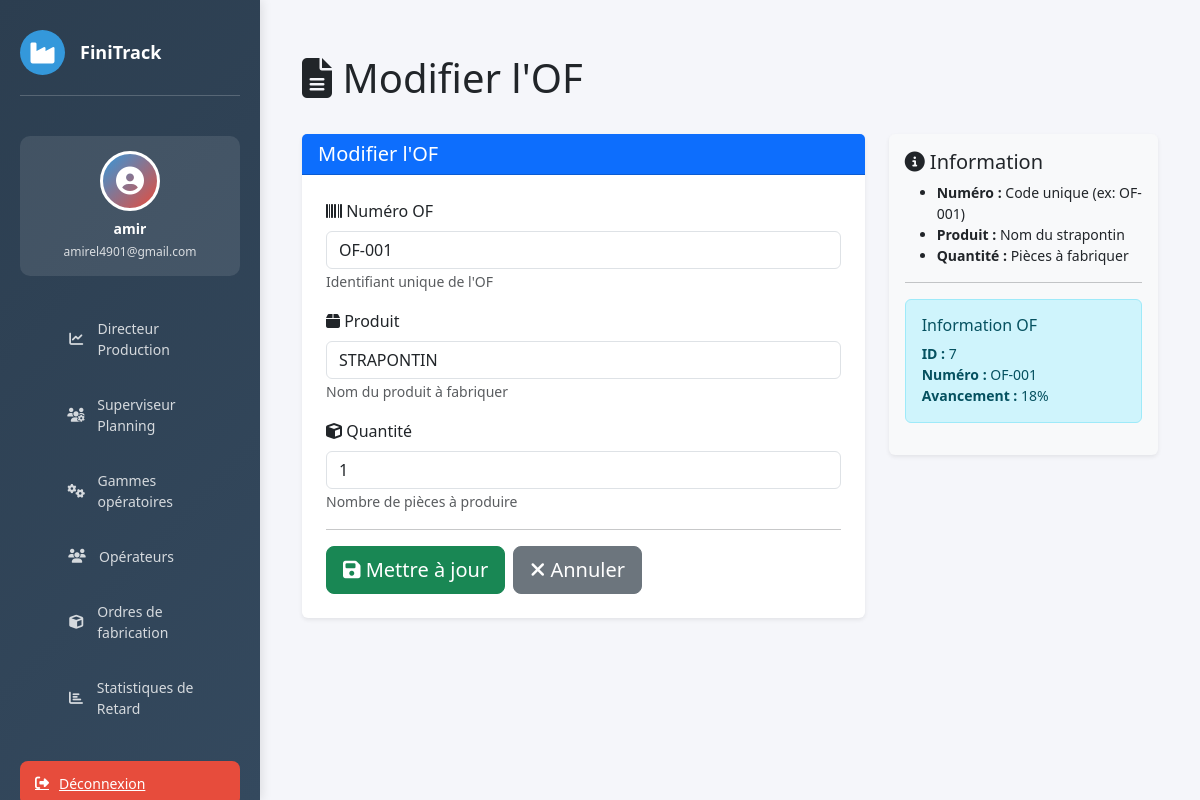
The app's page /of/7/modifier/ (signed in), older data.
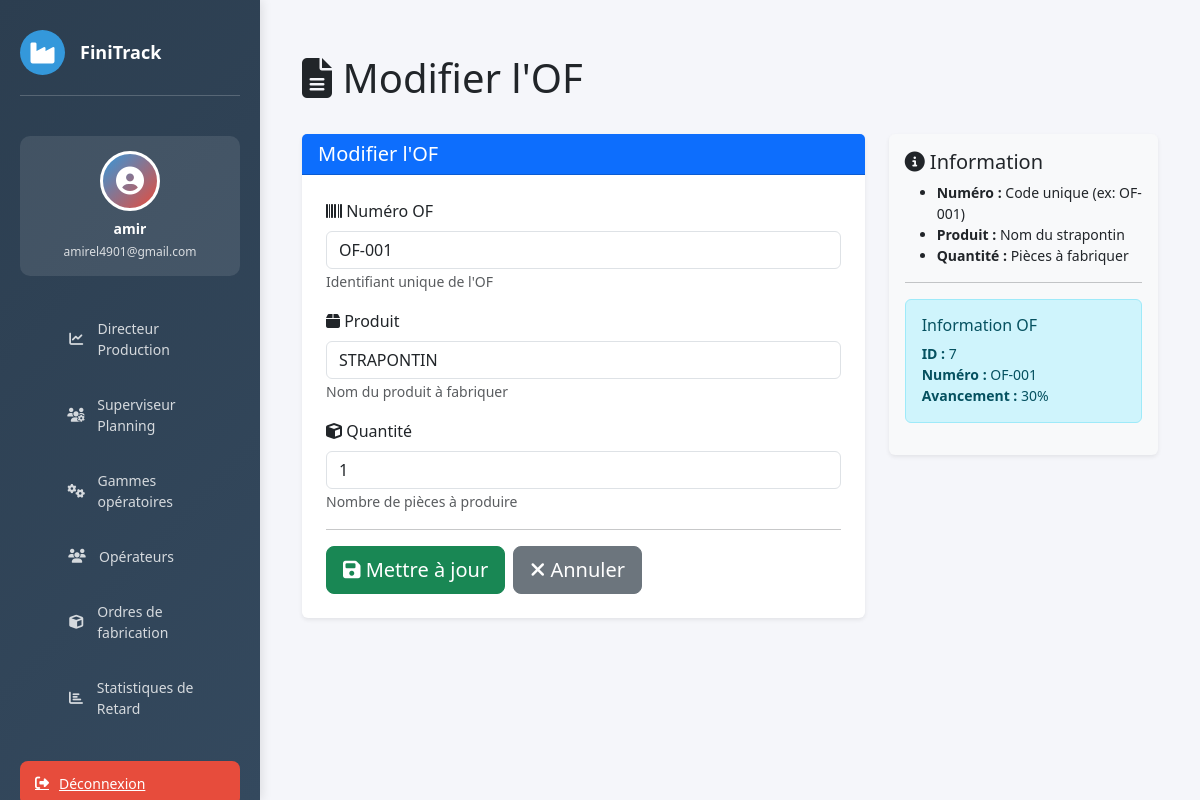
The same page, newer data.
### website/models.py (models this page shows, shortened)
class OrdreFabrication(models.Model):
    numero   = models.CharField(max_length=50, unique=True)
    produit  = models.CharField(max_length=200)
    quantite = models.PositiveIntegerField(default=1)
    @property
    def avancement(self):
        operations = self.operationof_set.all()
        total = operations.count()
        if total == 0:
            return 0
        terminees = 0
        for op in operations:
            if op.statut == 'termine':
                terminees += 1
        return round((terminees / total) * 100)

class OperationOF(models.Model):
    STATUT_CHOICES = [
        ('en_attente', 'En attente'),
        ('en_cours',   'En cours'),
        ('termine',    'Terminé'),
        ('bloque',     'Bloqué'),
    ]
    of              = models.ForeignKey(OrdreFabrication, on_delete=models.CASCADE)
    gamme_operation = models.ForeignKey(GammeOperation, on_delete=models.CASCADE)
    date_entree     = models.DateTimeField(null=True, blank=True, help_text="Date/heure d'ENTRÉE (saisie manuelle)")
    operateur       = models.ForeignKey(Operateur, null=True, blank=True, on_delete=models.SET_NULL)
    class Meta:
        ordering = ['gamme_operation__ordre']
        unique_together = ('of', 'gamme_operation')
    @property
    def date_sortie(self):
        if not self.date_entree:
            return None
        temps_minutes = float(self.gamme_operation.temps_alloue)
        return self.date_entree + timedelta(minutes=temps_minutes)
    @property
    def statut(self):
        from django.utils import timezone
        if not self.date_entree:
            return 'en_attente'
        maintenant = timezone.now()
        if self.date_sortie and maintenant >= self.date_sortie:
            return 'termine'
        return 'en_cours'

class GammeOperation(models.Model):
    nom           = models.CharField(max_length=200)
    temps_alloue  = models.DecimalField(max_digits=7, decimal_places=4, help_text="Durée en heures (ex: 1.005)")
    ordre         = models.PositiveSmallIntegerField(help_text="Position dans la gamme")
    operateurs    = models.ManyToManyField(
        'Operateur',
        blank=True,
        related_name='gammes',
        verbose_name="Opérateurs assignés"
    )
    class Meta:
        ordering = ['ordre']

### website/views.py (the view)
# urls.py: path('of/<int:id>/modifier/', views.of_form, name='modifier_of'),
@login_required(login_url='home')
def of_form(request, id=None):
    of = get_object_or_404(OrdreFabrication, id=id) if id else None
    titre = "Modifier l'OF" if of else "Ajouter un OF"
    if request.method == 'POST':
        form = OrdreFabricationForm(request.POST, instance=of)
        if form.is_valid():
            of = form.save()
            if not id:  # C'est un nouvel OF
                gammes = GammeOperation.objects.all().order_by('ordre')
                for gamme in gammes:
                    OperationOF.objects.create(
                        of=of,
                        gamme_operation=gamme
                    )
                messages.success(request, f"✅ OF {of.numero} créé avec {gammes.count()} opérations!")
            else:
                messages.success(request, f"✅ OF {of.numero} modifié!")
            return redirect('of_list')
    else:
        form = OrdreFabricationForm(instance=of)
    return render(request, 'of/of_form.html', {'form': form, 'titre': titre, 'of': of})

### website/forms.py
class OrdreFabricationForm(forms.ModelForm):
    class Meta:
        model = OrdreFabrication
        fields = ['numero', 'produit', 'quantite']
        widgets = {
            'numero': forms.TextInput(attrs={
                'class': 'form-control',
                'placeholder': 'Ex: OF-001',
                'help_text': 'Code unique de l\'OF'
            }),
            'produit': forms.TextInput(attrs={
                'class': 'form-control',
                'placeholder': 'Ex: Strapontin modèle X'
            }),
            'quantite': forms.NumberInput(attrs={
                'class': 'form-control',
                'placeholder': 'Ex: 10',
                'min': 1
            }),
        }

### website/templates/of/of_form.html (shortened to what the changed rows need)
{% extends 'base.html' %}
{% load static %}
{% block content %}
<div class="container mt-4">
    <div class="row mb-4">
        <div class="col-md-8">
            <h1 class="display-6">
                <i class="fas fa-file-alt"></i> {{ titre }}
            </h1>
        </div>
    </div>
    <div class="row">
        <div class="col-lg-8">
            <div class="card border-0 shadow-sm">
                <div class="card-body p-4">
                    <form method="POST" novalidate>
                        <div class="mb-3">
                            <label class="form-label">
                                <i class="fas fa-barcode"></i> Numéro OF
                            </label>
                            {% if form.numero.errors %}
                                <input type="text" name="numero" class="form-control is-invalid"
                                       value="{{ form.numero.value|default:'' }}" required>
                                <div class="invalid-feedback">
                                    {{ form.numero.errors.0 }}
                                </div>
                            {% else %}
                                <input type="text" name="numero" class="form-control"
                                       placeholder="Ex: OF-001"
                                       value="{{ form.numero.value|default:'' }}" required>
                            {% endif %}
                            <small class="text-muted">Identifiant unique de l'OF</small>
                        </div>
                        <div class="mb-3">
                            <label class="form-label">
                                <i class="fas fa-box"></i> Produit
                            </label>
                            {% if form.produit.errors %}
                                <input type="text" name="produit" class="form-control is-invalid"
                                       value="{{ form.produit.value|default:'' }}" required>
                                <div class="invalid-feedback">
                                    {{ form.produit.errors.0 }}
                                </div>
                            {% else %}
                                <input type="text" name="produit" class="form-control"
                                       placeholder="Ex: Strapontin modèle X"
                                       value="{{ form.produit.value|default:'' }}" required>
                            {% endif %}
                            <small class="text-muted">Nom du produit à fabriquer</small>
                        </div>
                    </form>
                </div>
            </div>
        </div>
        <div class="col-lg-4">
            <div class="card border-0 shadow-sm bg-light">
                <div class="card-body">
                    {% if of %}
                    <hr>
                    <div class="alert alert-info">
                        <h6>Information OF</h6>
                        <p class="small mb-0">
                            <strong>ID :</strong> {{ of.id }}<br>
                            <strong>Numéro :</strong> {{ of.numero }}<br>
                            <strong>Avancement :</strong> {{ of.avancement }}%
                        </p>
                    </div>
                    {% endif %}
                </div>
            </div>
        </div>
    </div>
</div>
{% endblock %}

Row changes from the older to the newer data that the page shows:
changed through a linked row, OrdreFabrication "OF-001": avancement "18" → "30"
